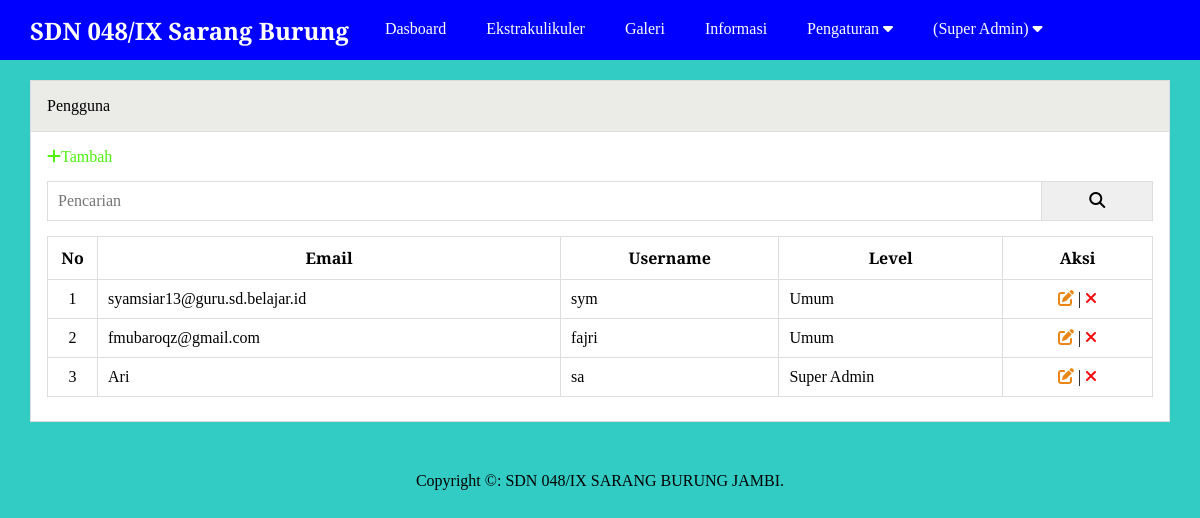
The app's page /admin/pengguna.php (signed in) with its own data.
### tables this page shows
CREATE TABLE `pengguna` (
  `id_pengguna` int(50) NOT NULL,
  `email` varchar(30) NOT NULL,
  `username` varchar(30) NOT NULL,
  `password` varchar(50) NOT NULL,
  `level` enum('Super Admin','Umum') NOT NULL
);

CREATE TABLE `pengaturan` (
  `id` int(11) NOT NULL,
  `nama` varchar(50) NOT NULL,
  `email` varchar(50) NOT NULL,
  `telepon` varchar(20) NOT NULL,
  `alamat` text NOT NULL,
  `logo` varchar(50) NOT NULL,
  `favicon` varchar(50) NOT NULL,
  `tentang_sekolah` text NOT NULL,
  `foto_sekolah` varchar(50) NOT NULL,
  `google_maps` text NOT NULL,
  `nama_kepsek` varchar(50) NOT NULL,
  `foto_kepsek` varchar(50) NOT NULL,
  `sambutan_kepsek` text NOT NULL,
  `created_at` timestamp NOT NULL DEFAULT current_timestamp(),
  `updated_at` datetime DEFAULT NULL
);

### admin/pengguna.php (the view, shortened to what this page needs)
<?php include 'header.php' ?>
		<div class="content">
			<div class="container">
				<div class="box">
					<div class="box-header">
						Pengguna
					</div>
					<div class="box-body">
						<a href="tambah-pengguna.php" class="text-green"><i class="fa fa-plus"></i>Tambah</a>
						<form action="">
							<div class="input-group">
								<input type="text" name="key" placeholder="Pencarian">
								<button type="submit"><i class="fa fa-search"></i></button>
							</div>
						</form>
						<table class="table">
							<thead>
								<tr>
									<th>No</th>
									<th>Email</th>
									<th>Username</th>
									<th>Level</th>
									<th>Aksi</th>
								</tr>
							</thead>
							<tbody>
								<?php
								$no = 1;
								$where = " WHERE 1=1";
									$pengguna = mysqli_query($conn, "SELECT * FROM pengguna $where ORDER BY id_pengguna DESC");
										if(mysqli_num_rows($pengguna) > 0){
											while ($p = mysqli_fetch_array($pengguna)) {
								 ?>
								<tr>
									<td><?= $no++?></td>
									<td><?= $p['email'] ?></td>
									<td><?= $p['username'] ?></td>
									<td><?= $p['level'] ?></td>
									<td>
										<a href="edit-pengguna.php?id=<?= $p['id_pengguna'] ?>" title="Edit Data" class="text-orange"><i class="fa fa-edit"></i></a> |
										<a href="hapus.php?idpengguna=<?= $p['id_pengguna'] ?>" onclick="return confirm('Yakin ingin dihapus')" title="Hapus Data" class="text-red"><i class="fa fa-times"></i></a>
									</td>
								</tr>
								<?php }}else{ ?>
									<tr>
										<td colspan="5">Data tidak ada</td>
									</tr>
								<?php } ?>
							</tbody>
						</table>
					</div>
				</div>
			</div>
		</div>
<?php include 'footer.php' ?>

### admin/footer.php
		<div class="footer">
			<div class="container text-center">
				Copyright &copy: <?= $d->nama ?>.
			</div>
		</div>
</body>
</html>

### assets/css/style.css (style rules this page uses)
* { margin: 0; padding: 0; font-family: 'Playfair Display', serif; box-sizing: border-box; }
a { text-decoration: 0; }
.container { width: 1140px; margin: 0 auto; }
.container::after { content: ""; display: block; clear: both; }
.bg-light { background-color: #33ccc5; }
.box { border: 1px solid #ddd; background-color: #fff; }
.box-header { padding: 16px; border-bottom: 1px solid #ddd; background-color: #EBEBE8; }
.box-body { padding: 16px; }
form { margin: 15px 0; }
.text-center { text-align: center !important; }
.content { padding: 80px 0 30px 0; }
.footer { padding: 20px 0; }
.table { width: 100%; border-collapse: collapse; margin: 8px 0; }
.table th, .table td { border: 1px solid #ddd; padding: 10px; }
.table td:first-child { width:50px; text-align: center; }
.table td:last-child { width:150px; text-align: center; }
.text-red { color: #f90607; }
.text-orange { color: #ea8615; }
.text-green { color: #4ff10e; }
.input-group:after { content: ""; clear: both; display: block; }
.input-group input[type="text"] { width: 90%; padding: 10px; font-size: 16px; float: left; border: 1px solid #ddd; }
.input-group button { width: 10%; padding: 10px; font-size: 16px; float: left; border: 1px solid #ddd; border-left: none; }

### records on screen
pengguna: email "syamsiar13@guru.sd.belajar.id", username "sym", level "Umum"
pengguna: email "fmubaroqz@gmail.com", username "fajri", level "Umum"
pengguna: email "Ari", username "sa", level "Super Admin"
pengaturan: nama "SDN 048/IX SARANG BURUNG JAMBI"

### other values on screen
$_SESSION['ulevel'] "Super Admin"
